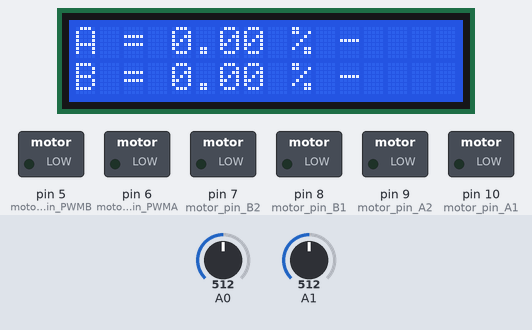
Bench run of a sketch on a simulated Arduino Uno, built with avr-gcc and run on an emulated ATmega328P. Parts: 16×2 character LCD, switched loads named in the sketch (green lamp = pin HIGH). Inputs (shaded band) come from the test bench; at power-on: A0 = 512, A1 = 512. What the sketch prints to the serial monitor is not drawn.

Above: at 1.6 s.
1.7 s: A0 set to 537
At 2.5 s:
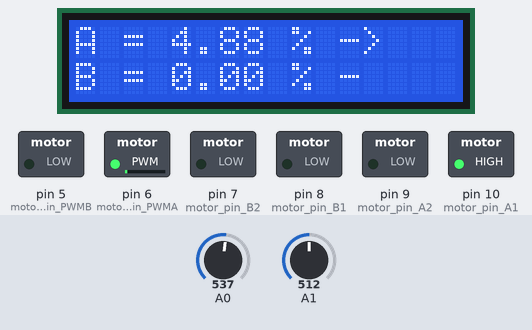
3.5 s: A1 set to 532
At 5.2 s:
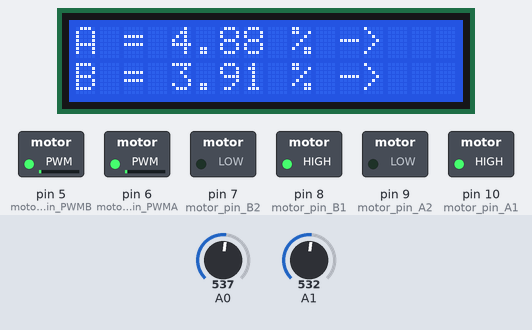
5.5 s: A0 set to 511
At 6.8 s:
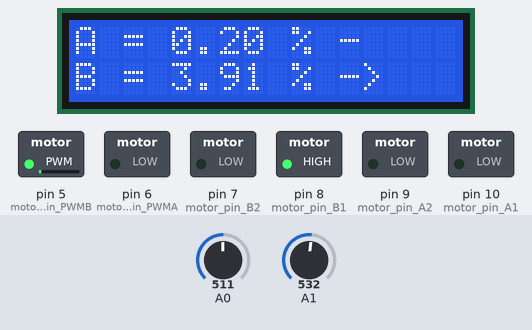
7.5 s: A1 set to 306
At 8.3 s:
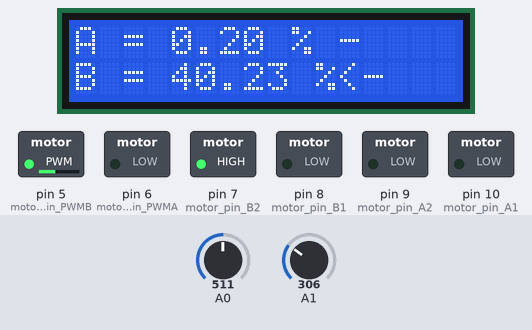
9.5 s: A0 set to 306
At 11.0 s:
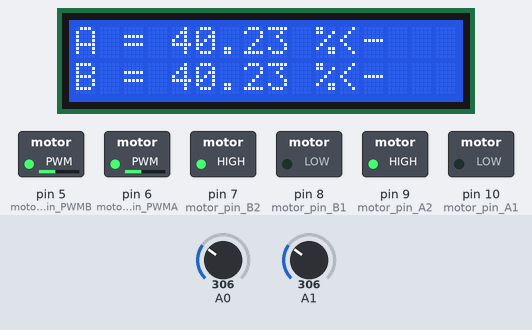
11.5 s: A1 set to 511
At 12.5 s:
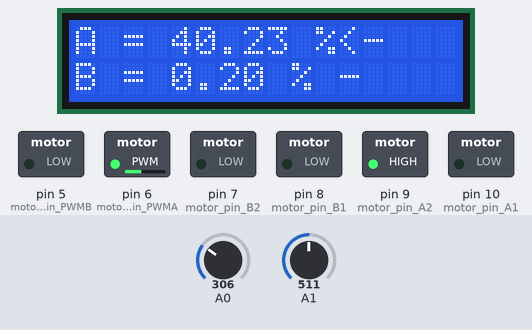
Timing chart, 0 to 14.5 s (numbered marks = the images above; inputs shaded):
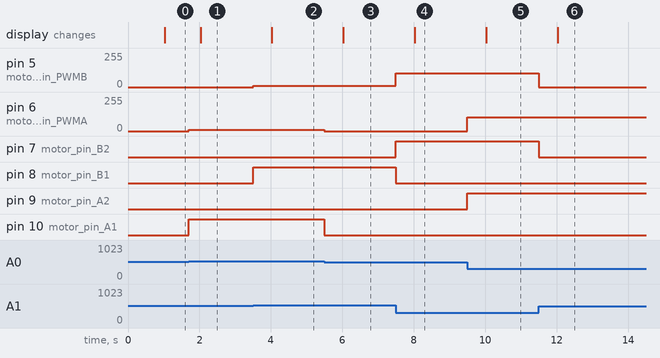

Measured:
- the behaviour switches between 522 and 523 on A0 (found by bisection; images 0 and 1)
- the behaviour switches between 522 and 523 on A1 (found by bisection; images 1 and 2)
- after the input at 1.7 s, pin 6 (motor_pin_PWMA): 0/255 → 11/255 at once; pin 10 (motor_pin_A1): LOW → HIGH at once; the display: changes after 0.33 s (image 1)
- after the input at 3.5 s, pin 5 (motor_pin_PWMB): 0/255 → 9/255 at once; pin 8 (motor_pin_B1): LOW → HIGH at once; the display: changes after 0.53 s (image 2)
- after the input at 5.5 s, pin 6 (motor_pin_PWMA): 11/255 → 0/255 at once; pin 10 (motor_pin_A1): HIGH → LOW at once; the display: changes after 0.53 s (image 3)
- after the input at 7.5 s, pin 5 (motor_pin_PWMB): 9/255 → 102/255 at once; pin 7 (motor_pin_B2): LOW → HIGH at once; pin 8 (motor_pin_B1): HIGH → LOW at once; the display: changes after 0.53 s (image 4)
- after the input at 9.5 s, pin 6 (motor_pin_PWMA): 0/255 → 102/255 at once; pin 9 (motor_pin_A2): LOW → HIGH at once; the display: changes after 0.53 s (image 5)
- after the input at 11.5 s, pin 5 (motor_pin_PWMB): 102/255 → 0/255 at once; pin 7 (motor_pin_B2): HIGH → LOW at once; the display: changes after 0.53 s (image 6)

The sketch:

ar_l298_lcd.ino
```cpp
#include <Wire.h>
#include <LiquidCrystal_I2C.h>
// Set the LCD address to 0x27 for a 16 chars and 2 line display
LiquidCrystal_I2C lcd(0x27, 16, 2);

int motor_pin_A1 = 10;
int motor_pin_A2 = 9;
int motor_pin_B1 = 8;
int motor_pin_B2 = 7;
int motor_pin_PWMA = 6;
int motor_pin_PWMB = 5;
unsigned long previousMillis = 0;
void setup() {
  Serial.begin(9600);
  lcd.begin();
  pinMode(motor_pin_A1, OUTPUT);
  pinMode(motor_pin_A2, OUTPUT);
  pinMode(motor_pin_B1, OUTPUT);
  pinMode(motor_pin_B2, OUTPUT);
  pinMode(motor_pin_PWMA, OUTPUT);
  pinMode(motor_pin_PWMB, OUTPUT);

}

void loop() {
  int sensorValueA = (int)analogRead(A0) - 512;
  int sensorValueB = (int)analogRead(A1) - 512;

  if (sensorValueA > 10) {
    analogWrite(motor_pin_PWMA, (abs(sensorValueA / 2)) - 1);
    digitalWrite(motor_pin_A1, HIGH);
    digitalWrite(motor_pin_A2, LOW);
  } else if (sensorValueA < -10) {
    analogWrite(motor_pin_PWMA, (abs(sensorValueA / 2)) - 1);
    digitalWrite(motor_pin_A1, LOW);
    digitalWrite(motor_pin_A2, HIGH);
  } else {
    analogWrite(motor_pin_PWMA, 0);
    digitalWrite(motor_pin_A1, LOW);
    digitalWrite(motor_pin_A2, LOW);
  }
  ////////////
  if (sensorValueB > 10) {
    analogWrite(motor_pin_PWMB, (abs(sensorValueB / 2)) - 1);
    digitalWrite(motor_pin_B1, HIGH);
    digitalWrite(motor_pin_B2, LOW);
  } else if (sensorValueB < -10) {
    analogWrite(motor_pin_PWMB, (abs(sensorValueB / 2)) - 1);
    digitalWrite(motor_pin_B1, LOW);
    digitalWrite(motor_pin_B2, HIGH);
  } else {
    analogWrite(motor_pin_PWMB, 0);
    digitalWrite(motor_pin_B1, LOW);
    digitalWrite(motor_pin_B2, LOW);
  }

  unsigned long currentMillis = millis();

  if (currentMillis - previousMillis >= 1000) {
    // save the last time you blinked the LED
    previousMillis = currentMillis;
    float numA = sensorValueA / 5.12f;
    float numB = sensorValueB / 5.12f;
    Serial.print(abs(numA));
    Serial.print(" ");
    Serial.println(abs(numB));

    lcd.clear();
    lcd.print("A = ");
    lcd.print(abs(numA));
    lcd.print(" %");
    if (sensorValueA > 10) {
    lcd.print(" ");
    lcd.print("-");
    lcd.print(">");
  } else if (sensorValueA < -10) {
    lcd.print("<");
    lcd.print("-");
    lcd.print(" ");
  } else {
    lcd.print(" ");
    lcd.print("-");
    lcd.print(" ");
  }
    lcd.setCursor(0, 1);
    lcd.print("B = ");
    lcd.print(abs(numB));
    lcd.print(" %");
    if (sensorValueB > 10) {
    lcd.print(" ");
    lcd.print("-");
    lcd.print(">");
  } else if (sensorValueB < -10) {
    lcd.print("<");
    lcd.print("-");
    lcd.print(" ");
  } else {
    lcd.print(" ");
    lcd.print("-");
    lcd.print(" ");
  }
    //delay(1);
  }
}
```
